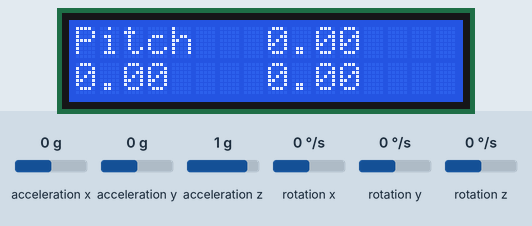
This sketch was run on a simulated Arduino Uno, built with avr-gcc and run on an emulated ATmega328P. Parts: 16×2 character LCD. The inputs (shaded band) are chosen by the test bench; at power-on: rotation z 0 °/s, acceleration x 0 g, acceleration y 0 g, acceleration z 1 g, rotation x 0 °/s, rotation y 0 °/s.

Above: at 4.2 s.
4.3 s: rotation z set to -192 °/s
At 5.0 s:
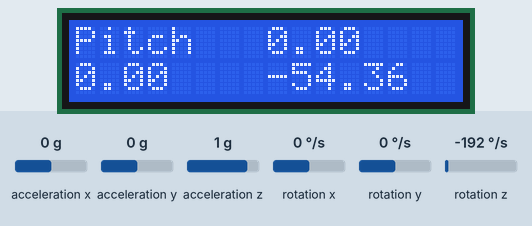
6.6 s: rotation z set to 0 °/s
At 7.5 s:
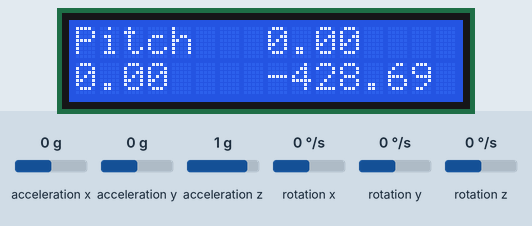
8.1 s: acceleration x set to -1.4 g
At 9.3 s:
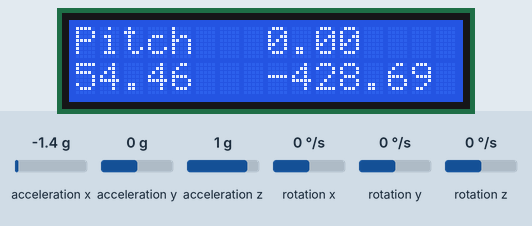
9.6 s: acceleration y set to -1.4 g
At 10.6 s:
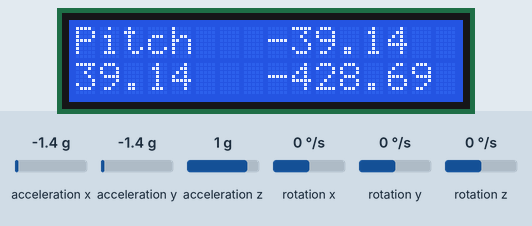
11.1 s: acceleration z set to -1.4 g
At 11.5 s:
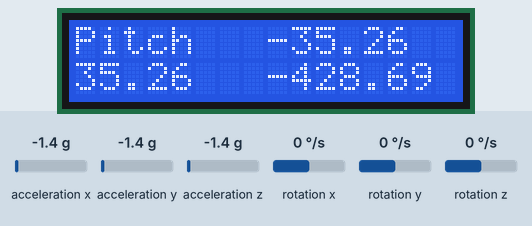
Timing chart, 0 to 13.7 s (numbered marks = the images above; inputs shaded):
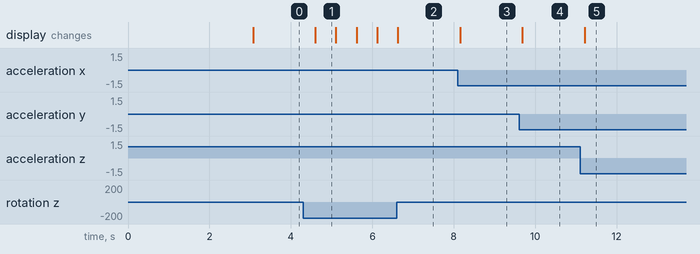

The sketch:

sketch_mar20a.ino
```cpp
//www.diyusthad.com
#include <LiquidCrystal.h>


#include <MPU6050_tockn.h>
#include <Wire.h>


const int rs = 12, en = 11, d4 = 5, d5 = 4, d6 = 3, d7 = 2;
LiquidCrystal lcd(rs, en, d4, d5, d6, d7);


MPU6050 mpu6050(Wire);
long timer = 0;


void setup() {

  Wire.begin();

  lcd.begin(16, 2);
  lcd.setCursor(0,0);
  lcd.print("First line");
  lcd.setCursor(0,1);
  lcd.print("Second line");


  mpu6050.begin();
  mpu6050.calcGyroOffsets(true);


}

void loop() {
  mpu6050.update();

  if(millis() - timer > 500){

      lcd.setCursor(0,0);
      lcd.print("Pitch   ");
      lcd.setCursor(8,0);
      lcd.print(mpu6050.getAngleX());

      lcd.setCursor(0,1);
      lcd.print("                ");
      lcd.setCursor(0,1);
      lcd.print(mpu6050.getAngleY());
      lcd.setCursor(8,1);
      lcd.print(mpu6050.getAngleZ());


      timer = millis();
      //lcd.setCursor(8,1);
      //lcd.print(timer);

  }
}
```

Measured:
- after the input at 4.3 s, the display: changes after 0.30 s (image 1)
- after the input at 8.1 s, the display: changes after 0.06 s (image 3)
- after the input at 9.6 s, the display: changes after 0.09 s (image 4)
- after the input at 11.1 s, the display: changes after 0.11 s (image 5)
- what the display in image 1 shows lasts 0.5 s, from 4.6 s to 5.1 s
